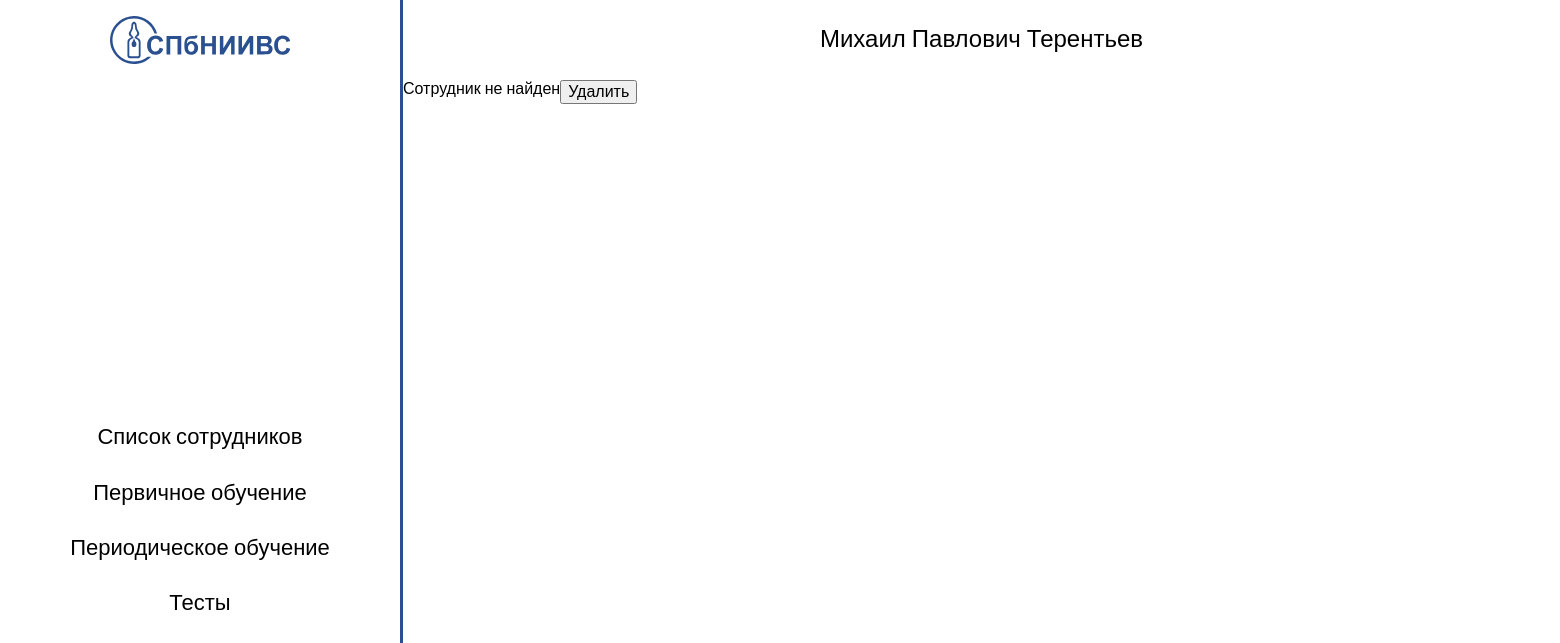
Before: /usercard/4-test/ with the older database file.
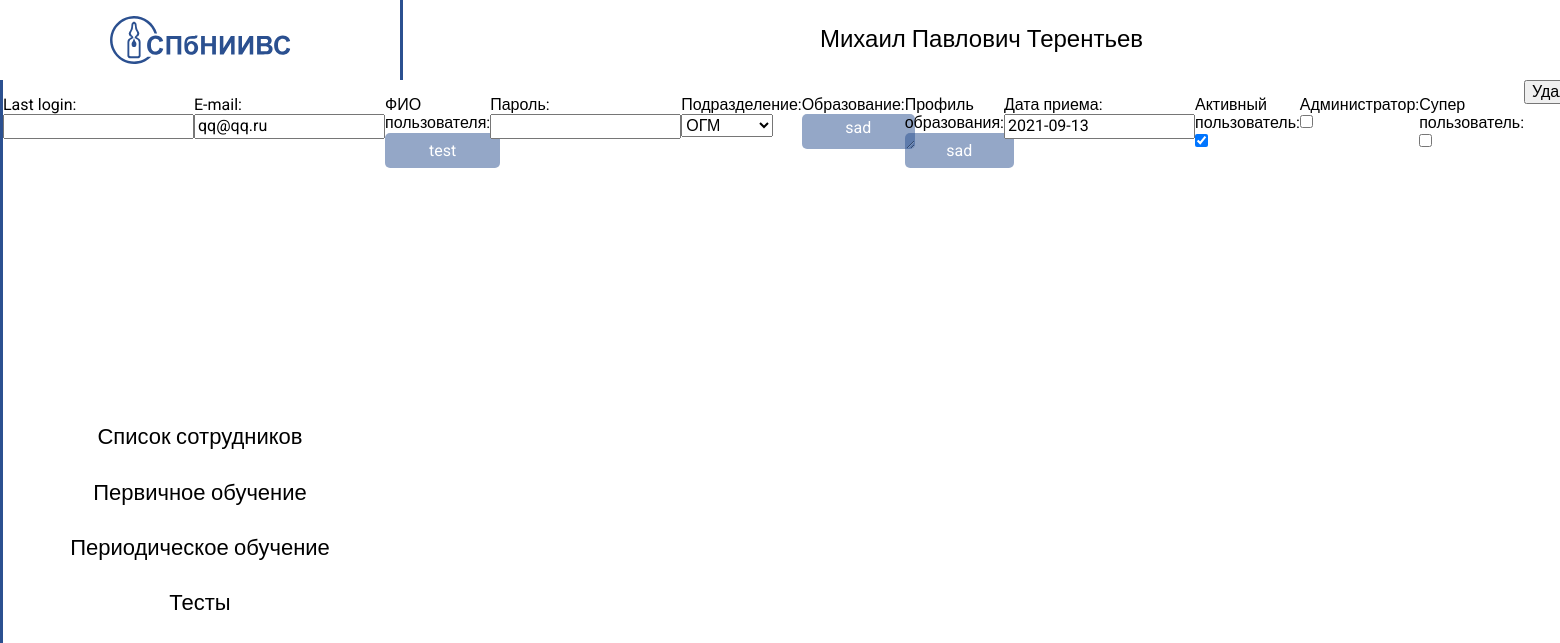
After: the same page with the newer database file.
### account/models.py (models this page shows, shortened)
class User(AbstractBaseUser):
    email = models.EmailField(
        verbose_name='E-mail',
        max_length=255,
        unique=True,
        blank=True,
        null=True,
    )
    name = models.CharField(
	    'ФИО пользователя',
	    max_length=250,
    )
    password = models.CharField(
        'Пароль',
        max_length=100,
        blank=True
    )
    subdivision = models.ForeignKey(
        'Subdivision',
        on_delete=models.SET_NULL,
        null=True,
        verbose_name='Подразделение'
    )
    education = models.TextField('Образование')
    education_profile = models.CharField('Профиль образования', max_length=80)
    receipt = models.DateField('Дата приема')
    slug = models.SlugField(
        max_length=75,
        blank=True,
        editable=False
    )
    is_active = models.BooleanField('Активный пользователь', default=True)
    is_admin = models.BooleanField('Администратор', default=False)
    is_superuser =  models.BooleanField('Супер пользователь', default=False)
    objects = UserManager()
    USERNAME_FIELD = 'email'
    REQUIRED_FIELDS = []
    class Meta:
        ordering = ['subdivision', 'name']
        verbose_name = 'Пользователь'
        verbose_name_plural = 'Пользователи'

### account/views.py (the view, shortened to what this page needs)
# urls.py: path('usercard/<int:pk>-<str:slug>/', views.UserDetailView.as_view(), name="user_detail"),
class UserDetailView(View):
    def get(self, request, pk, slug):
        context = {}
        try:
            user = User.objects.get(id=pk)
            form = UserChangeForm(initial={
                'email': user.email,
                'name': user.name,
                'subdivision': user.subdivision,
                'education': user.education,
                'education_profile': user.education_profile,
                'receipt': user.receipt,
                })
            context.update({
                'form': form,
                })
        except:
            messages.error(request, 'Сотрудник не найден')
        return render(request, "account/usercard_detail.html", context)

### account/forms.py
class UserChangeForm(forms.ModelForm):
    class Meta:
        model = User
        fields = '__all__'

### account/models.py (called while the page is built)
    def __str__(self):
        return self.subdivision_name

### templates/account/usercard_detail.html (shortened to what this page needs)
{% extends "base.html" %}
{% load static %}
{% block content %}
    {% if messages %}
      {% for message in messages %}
        {{ message }}
      {% endfor %}
    {% endif %}
	{{ form.as_p }}
	<form method="POST">
		<button>Удалить</button>
	</form>
{% endblock %}

Changed rows visible on the page:
added User: email "qq@qq.ru", name "test", subdivision "ОГМ", education "sad", education_profile "sad", receipt "2021-09-13", is_active "☑"
Other visible differences:
text now shown: "Last login: E-mail: ФИО пользователя: Пароль: Подразделение: Образование: Профиль образования: Дата приема: Активный пользователь: Администратор: Супер пользователь:"
list line gone: "Сотрудник не найден"
